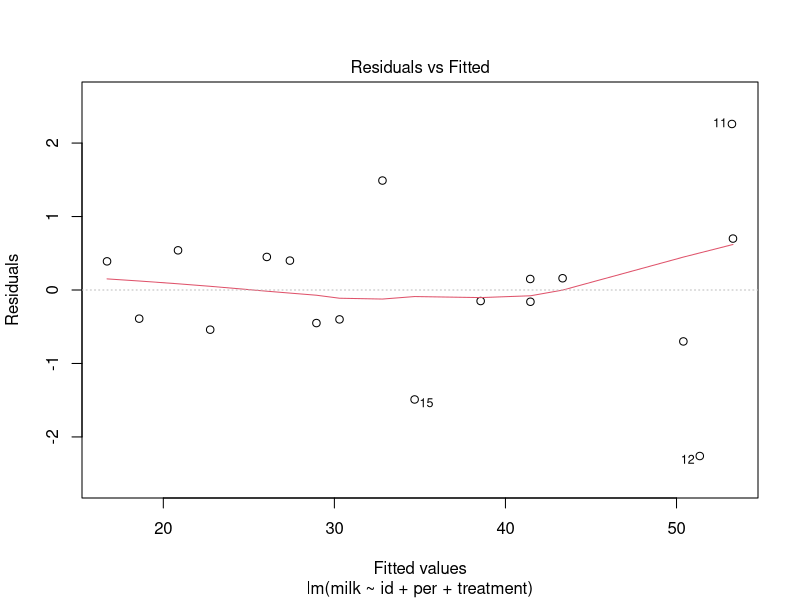
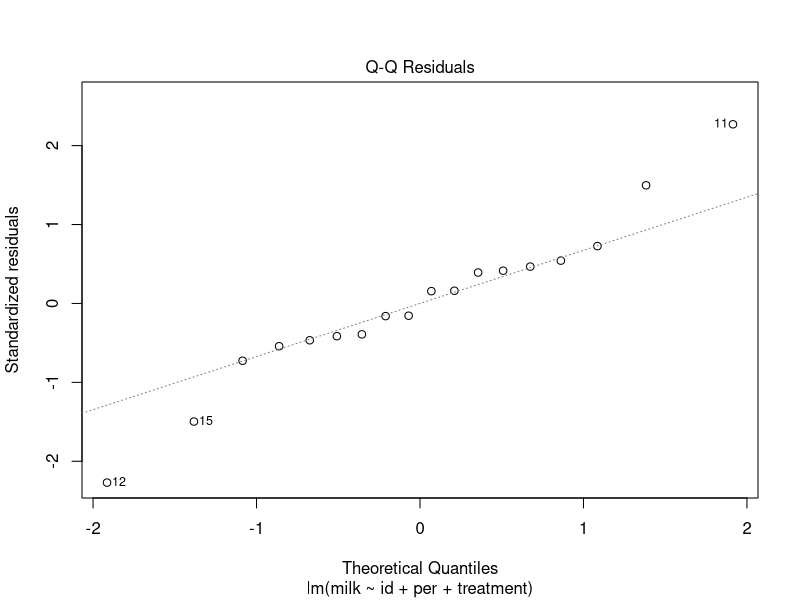
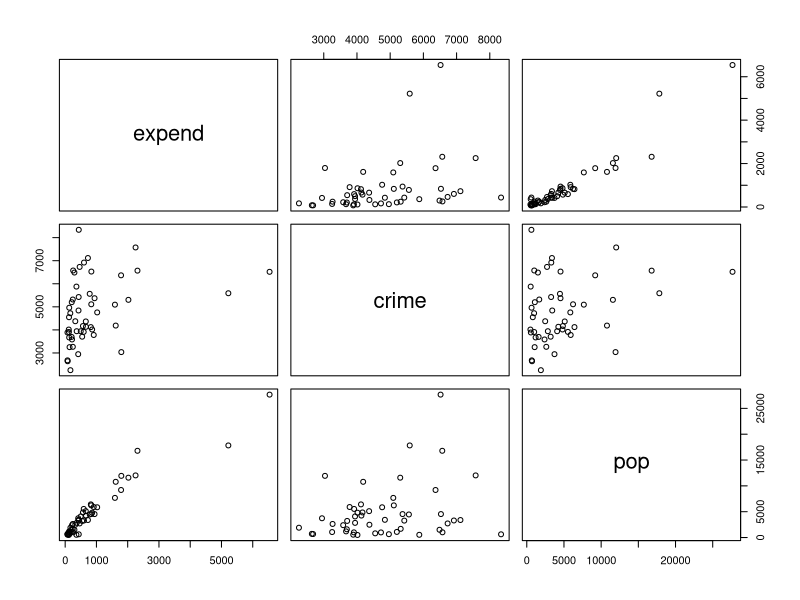
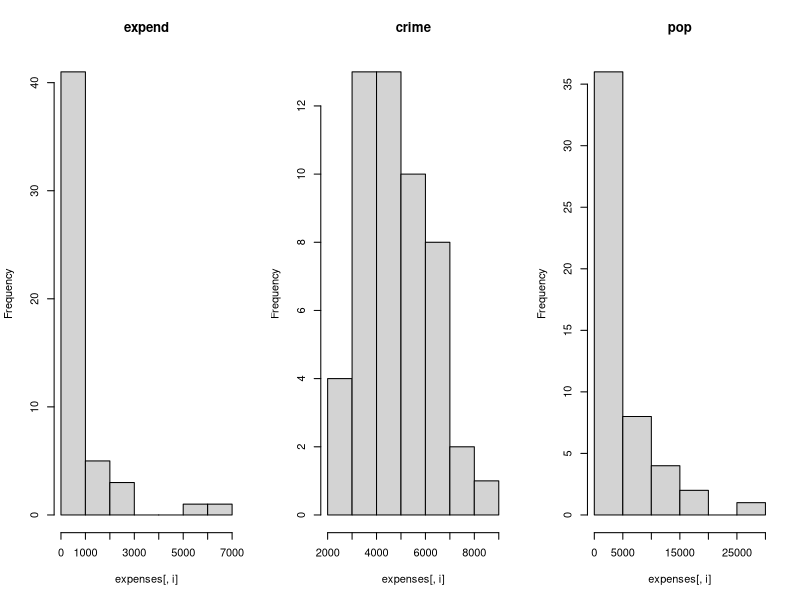
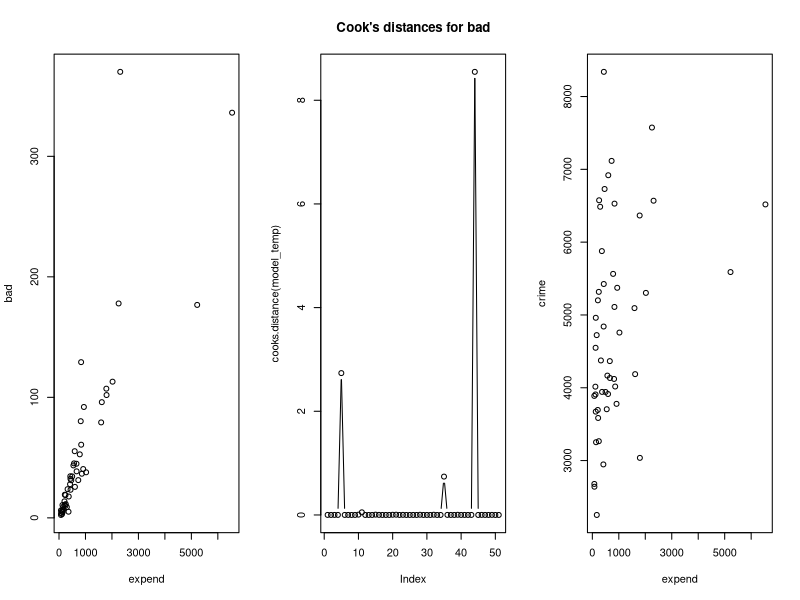
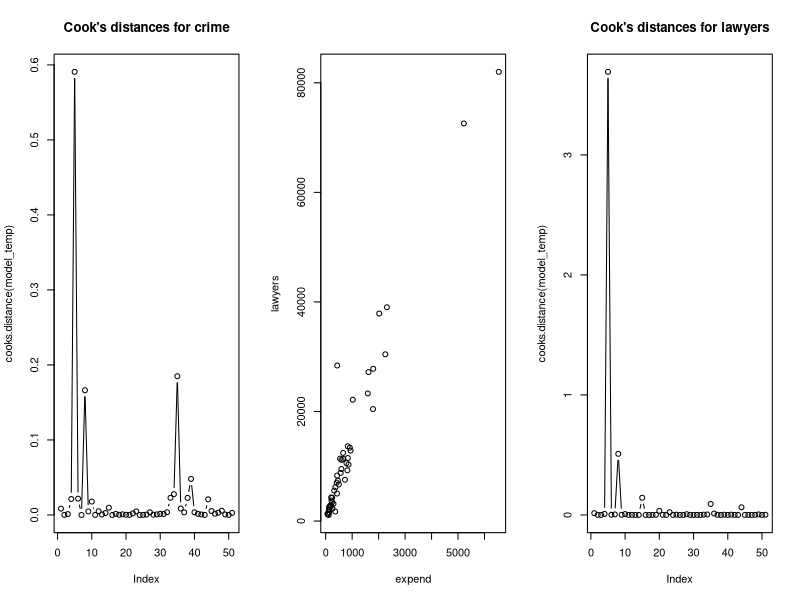
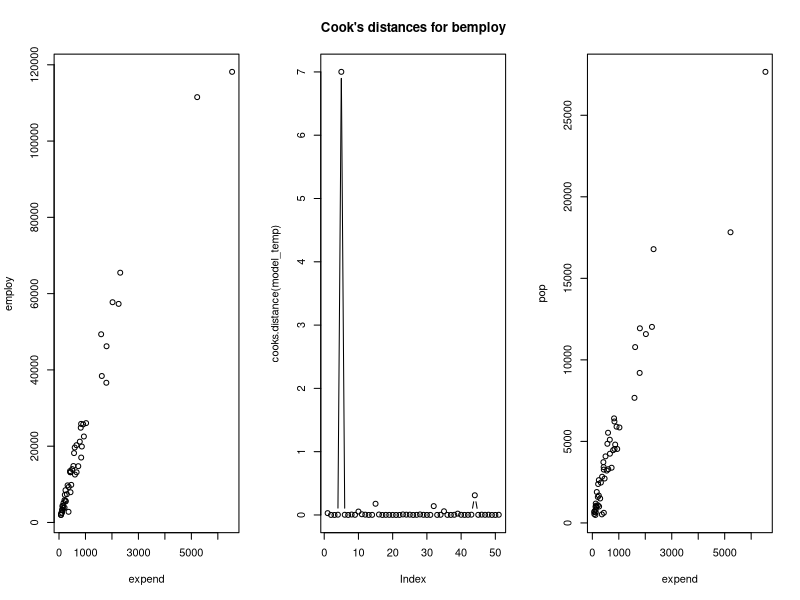
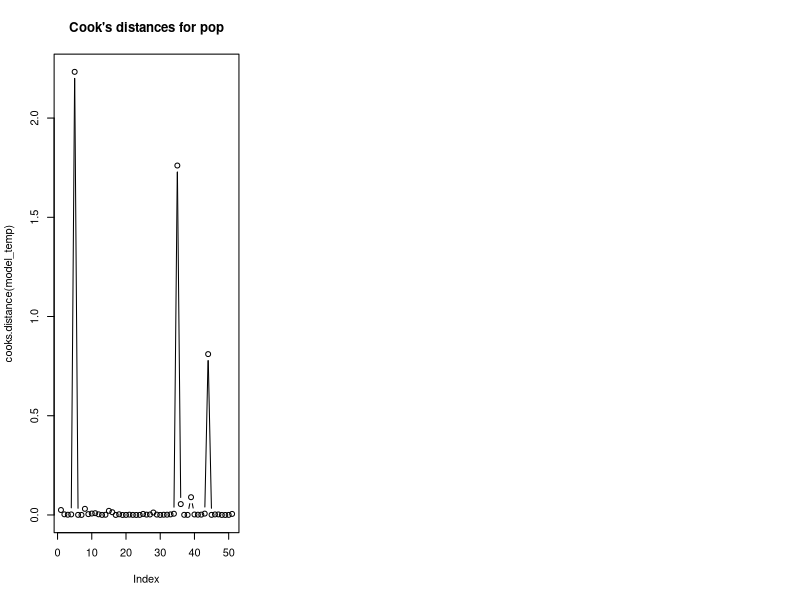

The R source for these figures, in order:
## ---- chunk 1
library(lme4)
# load data
cow=read.table("cow.txt",header=TRUE)
cow$treatment=factor(cow$treatment)
cow$id=factor(cow$id)
cow$per=factor(cow$per)
cow$order=factor(cow$order)
attach(cow)
## ---- chunk 2
plot(lm(milk~id+per+treatment), 1)
plot(lm(milk~id+per+treatment), 2)
## ---- chunk 3
# boxplot(milk~treatment)

# fixed effect analysis, slide 20 lecture 6




print("ANOVA")
anova(lm(milk~id+per+treatment))

print("LM summary")
summary((lm(milk~id+per+treatment)))


## ---- chunk 4
cowlmer = lmer(milk~order+per+treatment+(1|id))
cowlmer_reduced = lmer(milk~order+per+(1|id), REML=FALSE)
(anova(cowlmer_reduced, cowlmer))
## ---- chunk 5
t.test(milk[treatment=="A"],milk[treatment=="B"],paired=TRUE)
## ---- chunk 6
cowlmer = lmer(milk~order+treatment+per+(1|id))
cowlmer_reduced = lmer(milk~order+treatment+(1|id), REML=FALSE)
(anova(cowlmer_reduced, cowlmer))
## ---- chunk 7
library(lme4)
# load data
# cri=read.table("expensescrime.txt",header=TRUE)
# cri$state=as.factor(cri$state)
# attach(cri)
## ---- chunk 8
expenses = read.table("expensescrime.txt",header=TRUE)
expenses$state=as.factor(expenses$state)
attach(expenses)
expenses
## ---- chunk 9
# attach(expenses)
# boxplot(expend~bad)
# pop
# employ
# plot(employ/(pop*1000), crime)
# boxplot(expend~crime)

# this is from slides lecture 7 slide 28.
expenses[1:3,]
# deze snap ik nog niet 100% maar ziet er vet uit
plot(expenses[,c(2,4,7)]); par(mfrow=c(1,3))

expenses[1:3, c(2,4,7)]

for (i in c(2,4,7)) {
  hist(expenses[,i], main=names(expenses)[i])
}
## ---- chunk 10
model_temp = lm(expend~bad)
print("bad")
round(cooks.distance(model_temp), 2)
plot(expend, bad)
plot(cooks.distance(model_temp),type="b", main="Cook's distances for bad")
# 
model_temp = lm(expend~crime)
print("crime")
round(cooks.distance(model_temp), 2)
plot(expend, crime)
plot(cooks.distance(model_temp),type="b", main="Cook's distances for crime")
# 
model_temp = lm(expend~lawyers)
print("lawyers")
round(cooks.distance(model_temp), 2)
plot(expend, lawyers)
plot(cooks.distance(model_temp),type="b", main="Cook's distances for lawyers")
# 
model_temp = lm(expend~employ)
print("employ")
round(cooks.distance(model_temp), 2)
plot(expend, employ)
plot(cooks.distance(model_temp),type="b", main="Cook's distances for bemploy")

model_temp = lm(expend~pop)
print("pop")
round(cooks.distance(model_temp), 2)
plot(expend, pop)
plot(cooks.distance(model_temp),type="b", main="Cook's distances for pop")
## ---- chunk 11
expenses = expenses[-c(5, 35, 44), ]
attach(expenses)
## ---- chunk 12
expenses = expenses[-c(7, 10), ]
attach(expenses)
## ---- chunk 13
plot(expenses[,c(3, 4, 5, 6, 7)])
round(cor(expenses[,c(3, 4, 5, 6, 7)]), 2)
## ---- chunk 14
crilm = (lm(expend~bad+crime+lawyers+employ+pop))
summary(crilm)
qqnorm(residuals(crilm))
plot(fitted(crilm),residuals(crilm))
